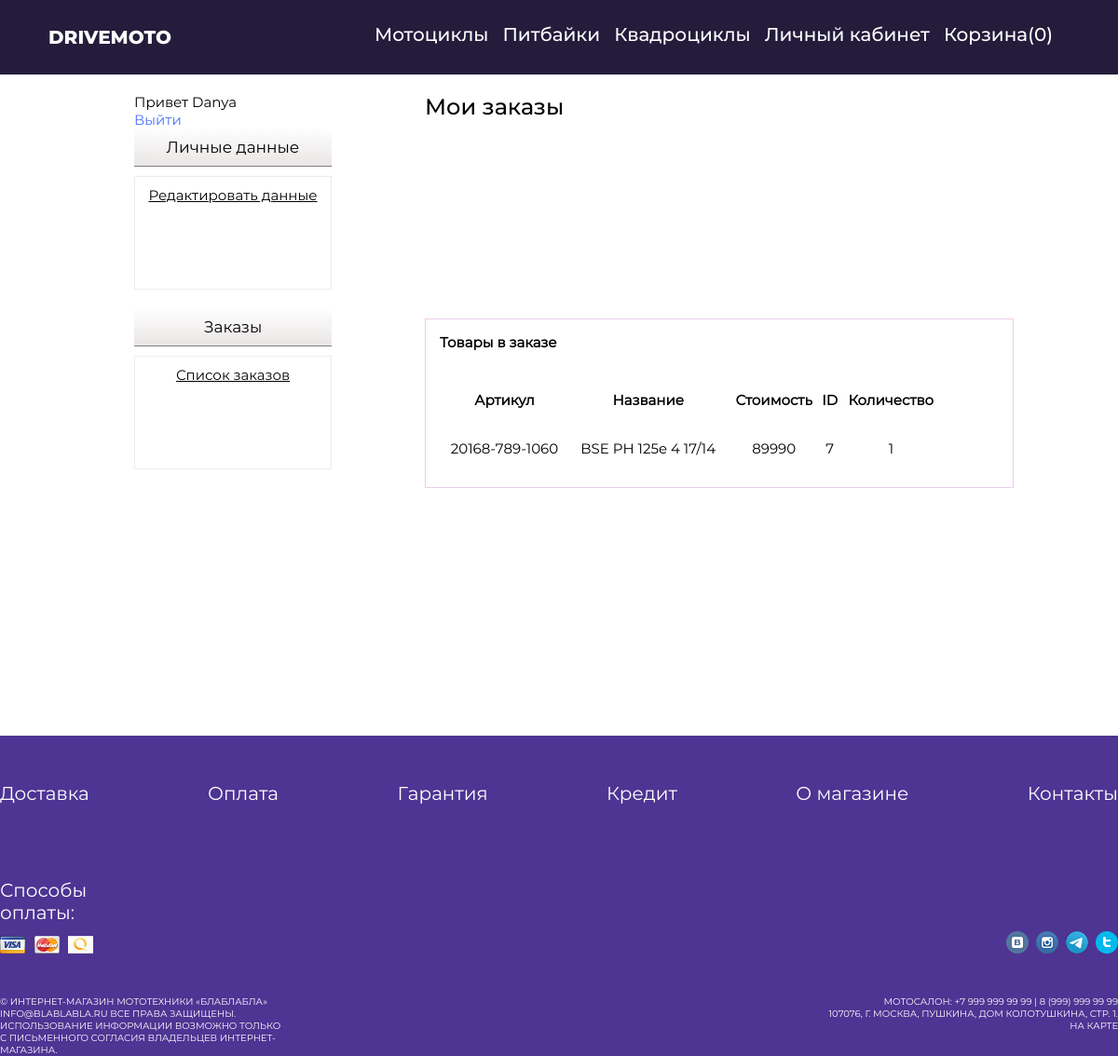
The page /orderHistoryView/1 (signed in) on the database its author committed.
### tables this page shows
CREATE TABLE `goods` (
  `id` int NOT NULL,
  `item_name` text NOT NULL,
  `price` int NOT NULL,
  `item_brand` varchar(30) NOT NULL,
  `engine_cubature` int NOT NULL,
  `item_type` varchar(30) NOT NULL,
  `engine` text NOT NULL,
  `engine_cooling` varchar(20) NOT NULL,
  `wheels` varchar(20) NOT NULL,
  `item_color` varchar(25) NOT NULL,
  `part_number` varchar(50) NOT NULL,
  `availability` int NOT NULL,
  `description` text NOT NULL,
  `img_path` varchar(100) NOT NULL,
  `packed_weight` int NOT NULL,
  `power` float NOT NULL,
  `transmission` text NOT NULL,
  `fuel_supply_system` text NOT NULL,
  `front_suspension` text NOT NULL,
  `back_suspension` text NOT NULL,
  `front_brake` text NOT NULL,
  `back_brake` text NOT NULL,
  `length_width_height` text NOT NULL,
  `base_length` int NOT NULL,
  `saddle_height` int NOT NULL,
  `weight` int NOT NULL,
  `tank_capacity` float NOT NULL,
  `num_of_sales` int NOT NULL
);

CREATE TABLE `product_orders` (
  `id` int NOT NULL,
  `user_name` varchar(50) NOT NULL,
  `user_mail` varchar(100) NOT NULL,
  `user_phone` varchar(20) NOT NULL,
  `user_postcode` varchar(50) NOT NULL,
  `user_locality` text NOT NULL,
  `delivery_address` text NOT NULL,
  `user_id` int NOT NULL,
  `date` datetime NOT NULL DEFAULT CURRENT_TIMESTAMP,
  `products` text NOT NULL,
  `status` int NOT NULL
);

### config/routes.php (called while the page is built)
<?php
$arr = array(
    'index/([0-9]+)' => 'index/view/$1',
    'index' => 'index/index',
    'delivery' => 'info/delivery',
    'payment' => 'info/payment',
    'guarantee' => 'info/guarantee',
    'credit' => 'info/credit',
    'about' => 'info/about',
    'contacts' => 'info/contacts',
    'motorcycles' => 'product/motorcycles',
    'pitbikes' => 'product/pitbikes',
    'atvs' => 'product/atvs',
    'view/([0-9]+)' => 'product/view/$1',
    'reg' => 'user/register',
    'login' => 'user/login',
    'logout' => 'user/logout',
    'cabinet' => 'user/login',
    'edit_personal_info' => 'cabinet/edit',
    'order_history' => 'cabinet/history',
    'orderHistoryView/([0-9]+)' => 'cabinet/view/$1',
    'cart/add/([0-9]+)' => 'cart/add/$1',
    'cart' => 'cart/index',
    'delete/([0-9]+)?' => 'cart/delete/$1',
    'checkout' => 'cart/checkout',
    'admin/product' => 'adminProduct/index',
    'admin/Createproduct' => 'adminProduct/create',
    'admin/Updateproduct/([0-9]+)' => 'adminProduct/update/$1',
    'admin/Deleteproduct/([0-9]+)' => 'adminProduct/delete/$1',
    'admin/order' => 'adminOrder/index',
    'admin/Updateorder/([0-9]+)' => 'adminOrder/update/$1',
    'admin/Deleteorder/([0-9]+)' => 'adminOrder/delete/$1',
    'admin/Vieworder/([0-9]+)' => 'adminOrder/view/$1',
    'admin/user' => 'adminUser/index',
    'admin/Updateuser/([0-9]+)' => 'adminUser/update/$1',
    'admin/Deleteuser/([0-9]+)' => 'adminUser/delete/$1',
    'admin' => 'admin/index',
);
if ($_SESSION['is_auth'] == true)
{
    $arr['cabinet'] = 'cabinet/index';
}
return $arr;

### controllers/CabinetController.php (called while the page is built, shortened)
<?php
include_once 'models/Order.php';
include_once 'models/Cart.php';
class CabinetController
{
    public function actionView($id)
    {
        $order = Order::getOrderById($id);
        $productQuantity = json_decode($order['products'], true);
        $productIds = array_keys($productQuantity);
        $products = Cart::getProductsByIds($productIds);
        require 'views/cabinet/order_history_view.php';
        return true;
    }
}

### index.php (called while the page is built, shortened)
<?php
require_once ROOT . '/components/Router.php';
$router = new Router();
$router->run();

### models/Cart.php (called while the page is built, shortened)
<?php
class Cart
{
    public static function getProductsByIds($productsIds)
    {
        $db = Db::getConnection();
        $idsString = implode(',', $productsIds);
        $sql = "SELECT * FROM `goods` WHERE `availability` = 1 AND id IN ($idsString)";
        $result = $db->query($sql);
        $i = 0;
        while ($row = $result->fetch(PDO::FETCH_ASSOC))
        {
            $products[$i]['id'] = $row['id'];
            $products[$i]['part_number'] = $row['part_number'];
            $products[$i]['item_name'] = $row['item_name'];
            $products[$i]['price'] = $row['price'];
            $i++;
        }
        return $products;
    }
}

### models/Order.php (called while the page is built, shortened)
<?php
class Order
{
    public static function getOrderById($id)
    {
        $db = Db::getConnection();
        $sql = "SELECT * FROM `product_orders` WHERE `id` = '$id';";
        $result = $db->query($sql);
        return $result->fetch(PDO::FETCH_ASSOC);
    }
}

### views/cabinet/order_history_view.php (the view)
<?php include 'views/layouts/header.php'; ?>
	<main>
		<div class="container lc_container">
			<div class="lc_menu">
                <p class="paragraph_stile">Привет <?php echo $_SESSION['user_login'];?> <br><a href="/logout">Выйти</a></p>
				<p class="paragraph_stile lc_menu_article">Личные данные</p>
				<div class="lc_menu_under_article_block">
					<a href="/edit_personal_info" class="paragraph_stile">Редактировать данные</a>
				</div>
				<p class="paragraph_stile lc_menu_article">Заказы</p>
				<div class="lc_menu_under_article_block">
					<a href="" class="paragraph_stile">Список заказов</a>
				</div>
			</div>
			<div class="lc_info">
				<p class="reg_article">Мои заказы</p>
                    <div class="order_card">
                        <h5 class="paragraph_stile article">Товары в заказе</h5>
                        <table width="90%" >
                            <th align="center" height="50px"><b class="paragraph_stile cart_paragraph">Артикул</b>
                            <th align="center" height="50px"><b class="paragraph_stile cart_paragraph">Название</b>
                            <th align="center" height="50px"><b class="paragraph_stile cart_paragraph">Стоимость</b>
                            <th align="center" height="50px"><b class="paragraph_stile cart_paragraph">ID</b>
                            <th align="center" height="50px"><b class="paragraph_stile cart_paragraph">Количество</b>
                                <?php foreach ($products as $product): ?>
                                    <tr>
                                        <td align="center" height="50px"><p class="paragraph_stile cart_paragraph"><?php echo "$product[part_number]";?></p></td>
                                        <td align="center" height="50px"><p class="paragraph_stile cart_paragraph"><?php echo "$product[item_name]";?></p></td>
                                        <td align="center" height="50px"><p class="paragraph_stile cart_paragraph"><?php echo "$product[price]";?></p></td>
                                        <td align="center" height="50px"><p class="paragraph_stile cart_paragraph"><?php echo $product['id'];?></p></td>
                                        <td align="center" height="50px"><p class="paragraph_stile cart_paragraph"><?php echo $productQuantity["$product[id]"];?></p></td>
                                    </tr>
                                <?php endforeach;?>
                        </table>
                    </div>
			</div>
	</main>
<?php include 'views/layouts/footer.php';?>

### components/Router.php (shortened to what this page needs)
<?php
class Router
{
    private $routes;
    public function __construct()
    {
        $routesPath = ROOT . '/config/routes.php';
        $this->routes = include($routesPath);
    }
    private function getURI(){
        if(!empty($_SERVER['REQUEST_URI'])){
            return trim($_SERVER['REQUEST_URI'], '/');
        }
    }
    public function run(){
        $uri = $this->getURI();
        if (!empty(trim($_SERVER['REQUEST_URI'], '/')))
        {
            foreach ($this->routes as $uriPattern => $path){
                if (preg_match("~$uriPattern~", $uri)){
                    $internalRoute = preg_replace("~$uriPattern~", $path, $uri);
                    $segments = explode('/', $internalRoute);
                    $controllerName = array_shift($segments) . 'Controller';
                    $actionName = 'action' . ucfirst(array_shift($segments));
                    $parameters = $segments;
                    $controllerObject = new $controllerName;
                    $result = call_user_func_array(array($controllerObject, $actionName), $parameters);
                    if ($result!=null) {
                        break;
                    }
                }
            }
        }
    }
}

### template/styles/styles.css (style rules this page uses)
* { margin: 0px; padding: 0px; }
.container { max-width: 1350px; display: flex; flex-direction: column; margin: 0px auto; }
main { min-height: 700px; width: 100%; display: flex; flex-direction: column; }
.paragraph_stile { font-size: 15px; font-family: Montserrat Regular; text-align: left; }
.reg_article { font-family: Montserrat Medium; font-size: 24px; }
.paragraph_stile > a { text-decoration: none; color: #4972ff; }
.lc_container { margin-top: 100px; flex-direction: row; }
.lc_menu { display: flex; flex-direction: column; justify-content: space-between; margin-right: 100px; }
.lc_menu_article { font-size: 17px; text-align: center; margin-bottom: 10px; background: linear-gradient(#faf8f81f, rgb(202 191 191 / 40%)); padding: 10px 0px; border-bottom: 1px grey solid; width: 212px; }
.lc_menu_under_article_block { width: 190px; display: flex; flex-direction: column; justify-content: space-between; align-items: center; border:#eeecec solid 1px; min-height: 100px; margin-bottom: 20px; padding: 10px 10px; }
.lc_menu_under_article_block > a { text-decoration: underline; color: black; }
.lc_info { display: flex; flex-direction: column; align-content: flex-start; width: 600px; justify-content: space-between; }
.order_card { width: 100%; border:solid 1px #eeccec; height: 150px; padding: 15px; display: flex; flex-direction: column; justify-content: space-between; }
.cart_paragraph { text-align: center; }

### rows shown on the page
goods: part_number "20168-789-1060", item_name "BSE PH 125e 4 17/14", price "89990", id "7"
product_orders: products "1"
